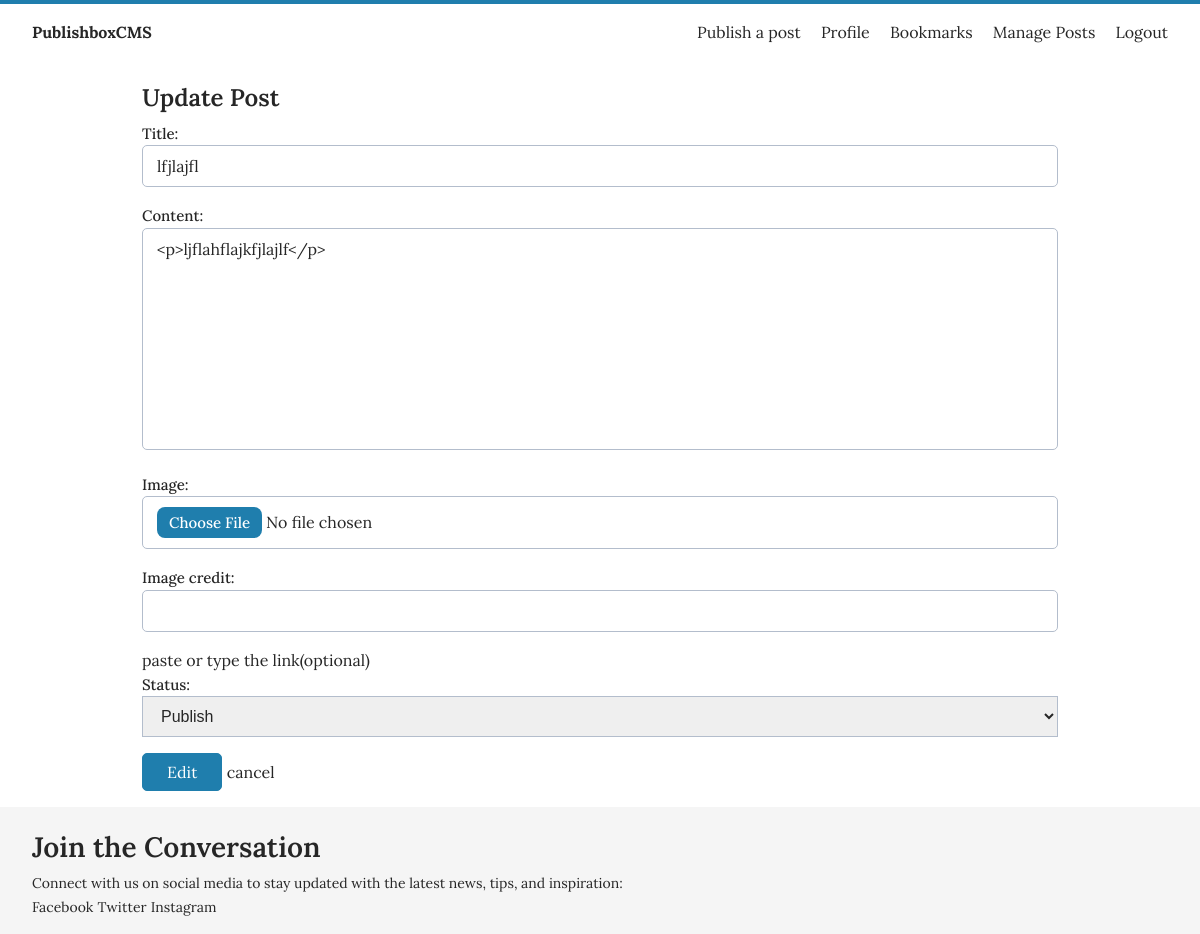
Page /edit/3/ (signed in) on the committed database.
### main/models.py (models this page shows, shortened)
class Post(models.Model):
    title = models.CharField(max_length=200)
    tags = TaggableManager()
    content = RichTextField(blank=True, null=True)
    image = models.ImageField(upload_to='static/images', blank=True, null=True)
    image_credit = models.URLField(null=True, help_text="paste or type the link(optional)", blank=True)
    author = models.ForeignKey(settings.AUTH_USER_MODEL, on_delete=models.CASCADE, related_name='post')
    slug = models.SlugField(max_length=100, unique=True)
    updated = models.DateTimeField(auto_now=True)
    date_created = models.DateTimeField(default=timezone.now)
    status = models.IntegerField(choices=STATUS, default=0)
    likes = models.ManyToManyField(User, related_name='liked_posts', blank=True)
    view_count = models.IntegerField(default=0)
    favourite = models.ManyToManyField(User, related_name='favourite', blank=True)
    class Meta:
        ordering = ['date_created']
        verbose_name = 'Post'
        verbose_name_plural = 'Posts'

### main/views.py (the view, shortened to what this page needs)
# urls.py: path('edit/<int:pk>/', views.EditView.as_view(), name='edit'),
class EditView(LoginRequiredMixin, UpdateView):
    model = Post
    template_name = 'main/edit.html'
    fields = ['title', 'tags', 'content', 'image', 'image_credit', 'status']
    pk_url_kwarg = 'pk'
    success_url = reverse_lazy('blog:posts')

### main/templates/main/edit.html (shortened to what this page needs)
{% extends 'base.html' %}
{% block main %}
<div class="container-sm">
    <h3>Update Post</h3>
    <div class="card-wrapper">
        <form method="post" class="post-form" enctype="multipart/form-data">
            {% csrf_token %} {{ form.media }} {{form.as_p}}
         <div>
           <button type="submit" class="button primary">Edit</button>
           <a href="{% url 'blog:posts' %}">cancel</a>
         </div>
        </form>
    </div>
</div>
{% endblock %}

### static/css/base.css (style rules this page uses)
:root { --white:#fff; --primary:#1f7ead; --primary-hover:#175e82; --border:#b3bdcc; --box-shadow1: rgba(0, 0, 0, 0.1) 0px 0px 5px 0px, rgba(0, 0, 0, 0.1) 0px 0px 1px 0px; --text-color:#262626; --ff-1:'Lora', serif; }
*, *::before, *::after { margin: 0; padding: 0; box-sizing: border-box; }
body, h1, h2, h3, h4, h5, h6, p, figure, picture { margin: 0; }
h3 { font-size: 1.5rem; }
html { outline: none; -webkit-text-size-adjust:100%; -ms-text-size-adjust:100%; }
body { margin: 0; background:#fff; font-family:var(--ff-1); color:var(--text-color); font-weight:400; font-size:1rem; line-height: 1.5; border-top:4px solid var(--primary); }
h1, h2, h3, h4, h5, h6 { font-weight:600; line-height: 1.2; margin: 0.5rem 0; }
ol, ul, { margin: 1.5rem 0 1.5rem 3rem; }
label { font-size: inherit; margin-bottom:0px; }
label { font-size:15px; font-weight:500; }
input, textarea, .button, button { border-radius:5px; font-family: inherit; }
button { cursor:pointer; }
input::placeholder, textarea::placeholder, select::placeholder { color:var(--form-color); opacity: 1; }
input:not([type="search"]), textarea, select { border:1px solid var(--border); padding:0.625rem 0.875rem; font-size:16px; color: inherit; width:100%; }
input:not([type="search"]), textarea, select { margin:0 0 16px 0; }
textarea { resize: none; }
a { text-decoration:none; color:inherit; }
.button { padding: .5rem 1.5rem; text-decoration: none; font-size:1rem; border:none; }
.button.primary { background-color:var(--primary); color:var(--white); border:1px solid var(--primary); }
.container, .container-sm { padding:1rem 2rem; }
.container-sm { max-width:980px; margin:auto; }

### rows in the picture
Post: title "lfjlajfl", content "<p>ljflahflajkfjlajlf</p>", status "Publish"
